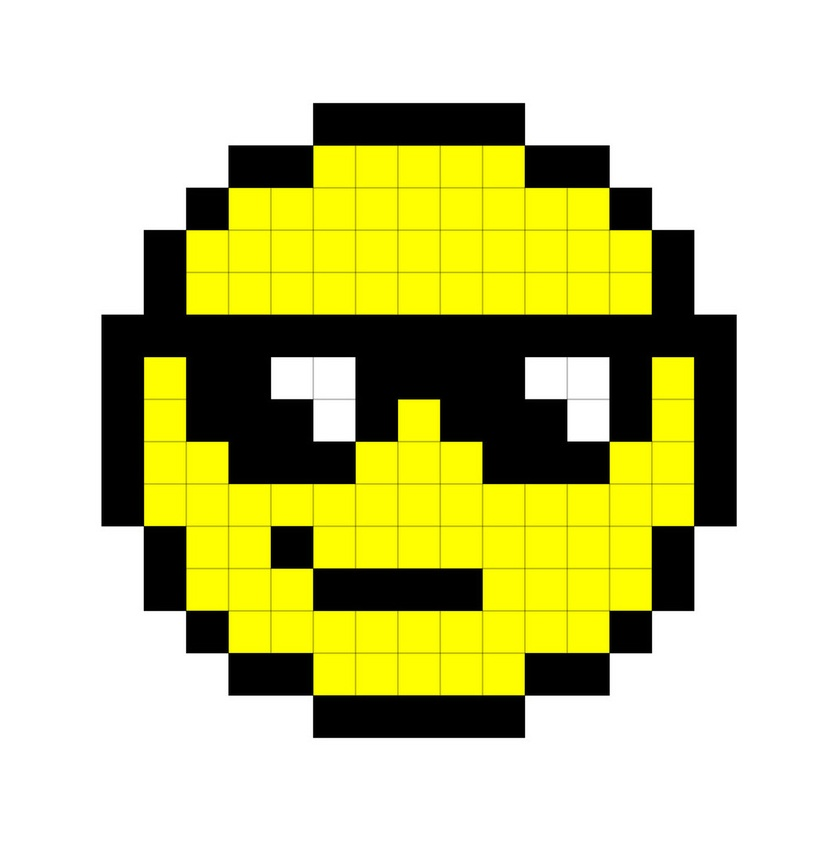
#> input picture images/input6.jpg, 839 x 841 px, shrunk from 991 x 994 before the run
$ python imageToGrayAscii.py
#> lines starting #> are read from the running program, lines starting #| are printed output that depends on the picture
# import required libraries
from importlib.resources import path
from statistics import variance
from tkinter import Variable
import cv2 as cv
import numpy as np
from PIL import Image, ImageDraw, ImageOps, ImageFont
from cv2 import waitKey

# character set to be taken into account for displaying ascii art
char_set = {
  "standard": "@%#*+=-:. ",
  "complex": "$@B%8&WM#*oahkbdpqwmZO0QLCJUYXzcvunxrjft/\|()1{}[]?-_+~<>i!lI;:,\"^`'. "
}

# function to define the attributes of the data displayed
def get_data(mode):
  font = ImageFont.truetype("fonts\DejaVuSansMono.ttf", size = 10)
  scale = 2
  char_list = char_set[mode]
  return char_list, font, scale

# main funtion
def main():
  # path to be taken as input by the user
  path = input('Enter input image path: ')
#> the answer given: images/input6.jpg
  if path == '':
    path = '.\images\input6.jpg'      #default path

  bg = 'black'
  if bg == 'white':
    bg_code = 255
  else:
    bg_code = 0

  char_list, font, scale = get_data("complex")
  char_count = len(char_list)
  col = 120
  # reading image from the given path on a grayscale
  gray_img = cv.imread(path, 0)
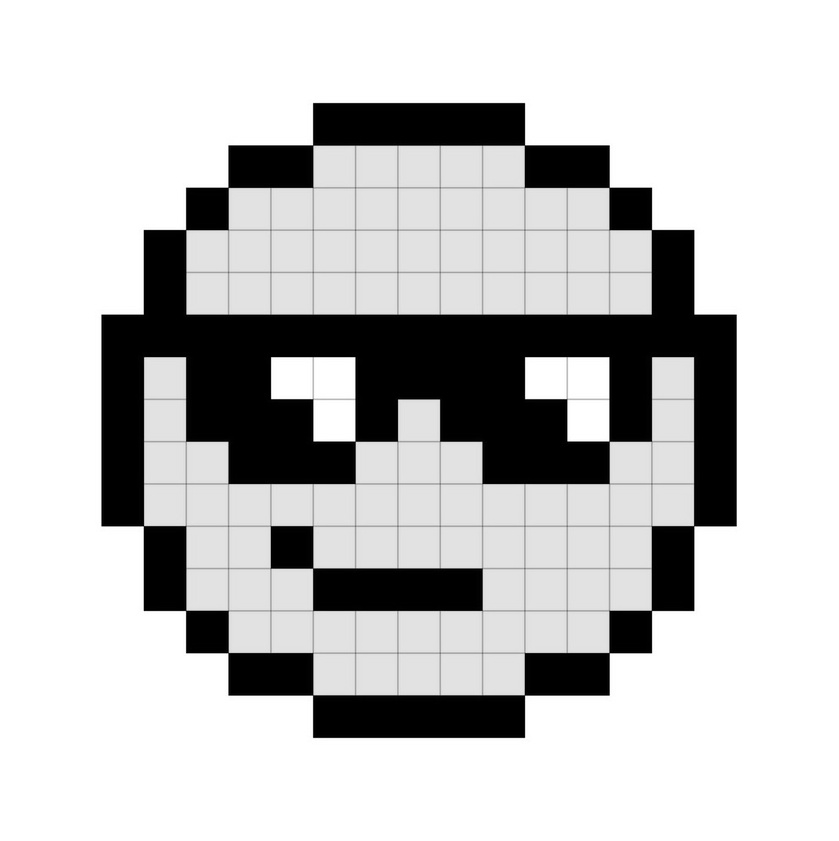
#> gray_img: shape (841, 839); min 0, max 255, mean 195.9

  # calculating height and width of input image
  height, width = gray_img.shape
#> height = 841; width = 839
  # calculating height and width of a pixel
  base_w = width / col
#> base_w = 6.99
  base_h = scale * base_w
#> base_h = 13.98
  row = int(height / base_h)
#> row = 60

  if col > width or row > height:
    print("Choosing default dimensions since out of range")
    base_h = 12
    base_w = 6
    col = int(width / base_w)
    row = int(height / base_h)

  # calculating height and width of a character
  char_w, char_h = font.getsize("A")

  # calculating height and width of final image
  res_w = char_w * col
  res_h = scale * char_h * row
#> res_h = 1200
  res1 = Image.new("L", (res_w, res_h), bg_code)
#> res1: PIL image 840x1200 L; every value is 0
  draw = ImageDraw.Draw(res1)

  for i in range(row):
    min_h = min(int((i+1)*base_h), height)
    pixeli = int(i*base_h)
    line = "".join([char_list[min(int(np.mean(gray_img[pixeli:min_h, int(j*base_w):min(int((j+1)*base_w), width)]) / 255*char_count), char_count-1)] for j in range(col)]) + "\n"
    draw.text((0, i*char_h), line, fill = 255 - bg_code, font = font)

  if bg == "white":
    partial_img = ImageOps.invert(res1).getbbox()
  else:
    partial_img = res1.getbbox()
#> partial_img = (43, 73, 637, 531)

  res1 = res1.crop(partial_img)
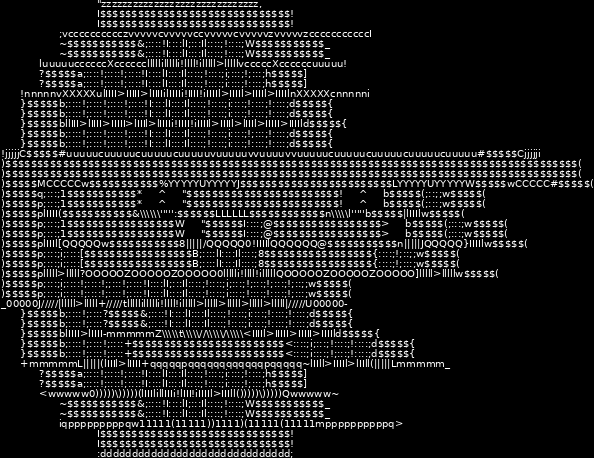
#> res1: PIL image 594x458 L; min 0, max 255, mean 30

  # saving image in the images folder
  res1.save("./images/res1.jpg")

  # converting image to a numpy array
  output = np.array(res1)
  cv.imshow("Output", output)
  cv.waitKey(0)
  cv.destroyAllWindows()

if __name__ == '__main__':
  main()

$ run again, with images/input3.jpg copied over images/input6.jpg
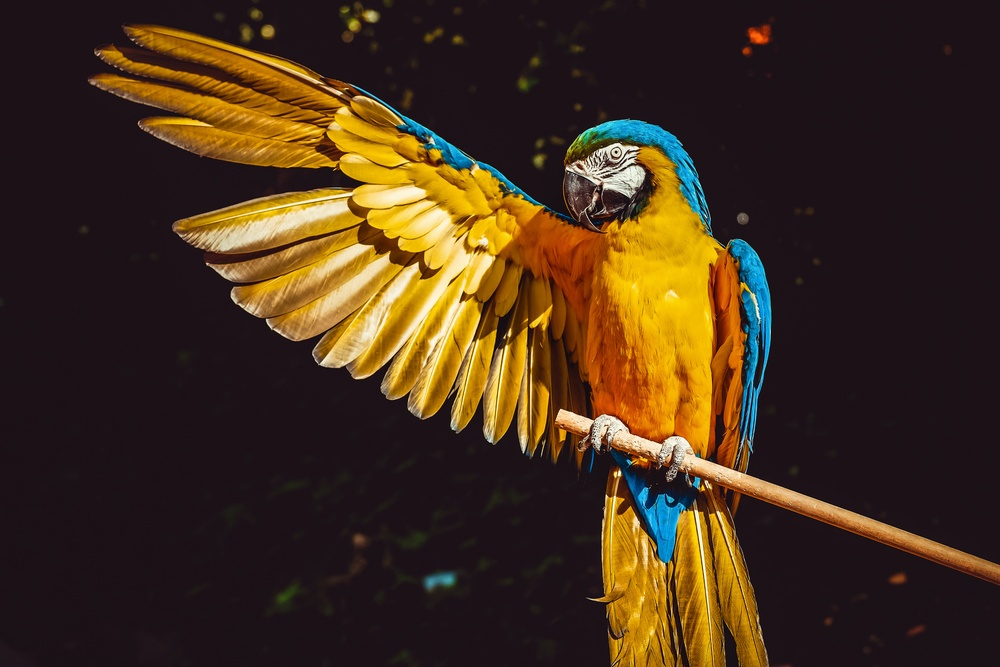
#> input picture images/input3.jpg, 1000 x 667 px, shrunk from 4896 x 3264 before the run
#> in main, `gray_img = cv.imread(path, 0)`:
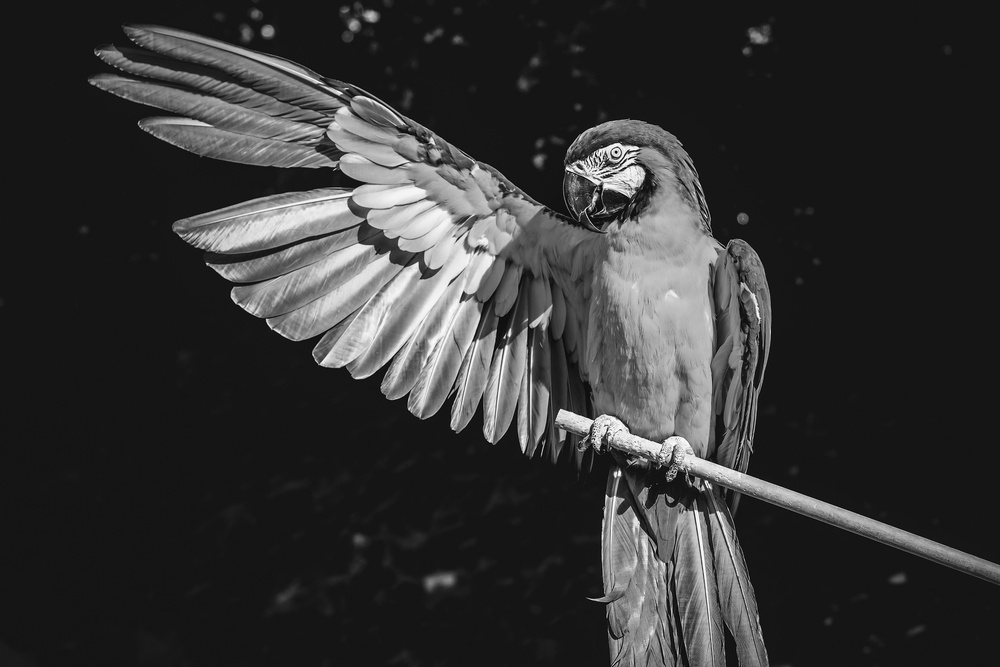
#> gray_img: shape (667, 1000); min 0, max 255, mean 52
#> partial_img = (0, 2, 840, 402)
#> in main, `res1 = res1.crop(partial_img)`:
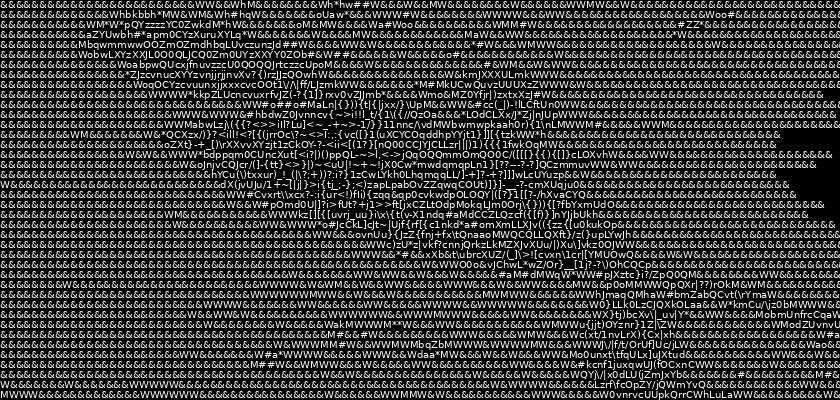
#> res1: PIL image 840x400 L; min 0, max 255, mean 57.6

$ run again, with images/input4.jpg copied over images/input6.jpg
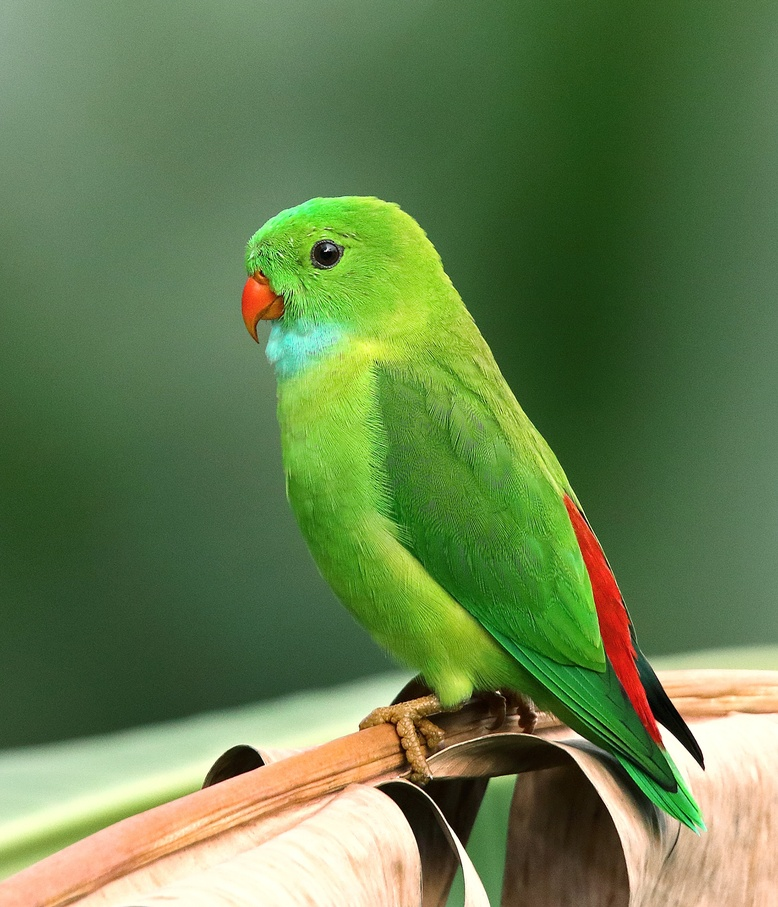
#> input picture images/input4.jpg, 778 x 907 px, shrunk from 2250 x 2625 before the run
#> in main, `gray_img = cv.imread(path, 0)`:
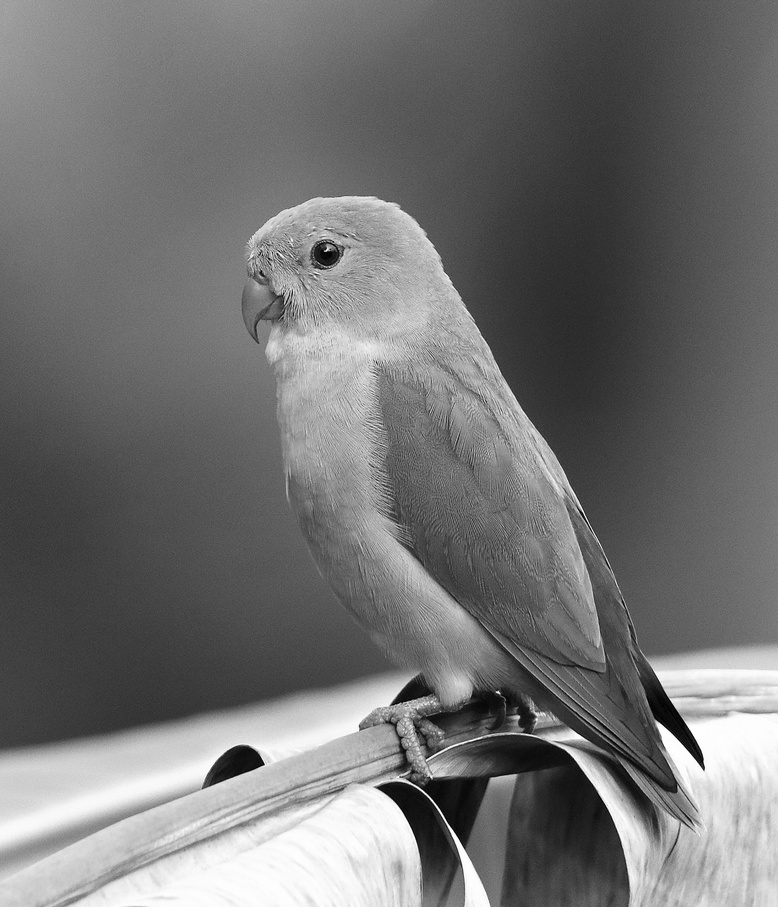
#> gray_img: shape (907, 778); min 0, max 255, mean 114
#> partial_img = (0, 2, 792, 692)
#> in main, `res1 = res1.crop(partial_img)`:
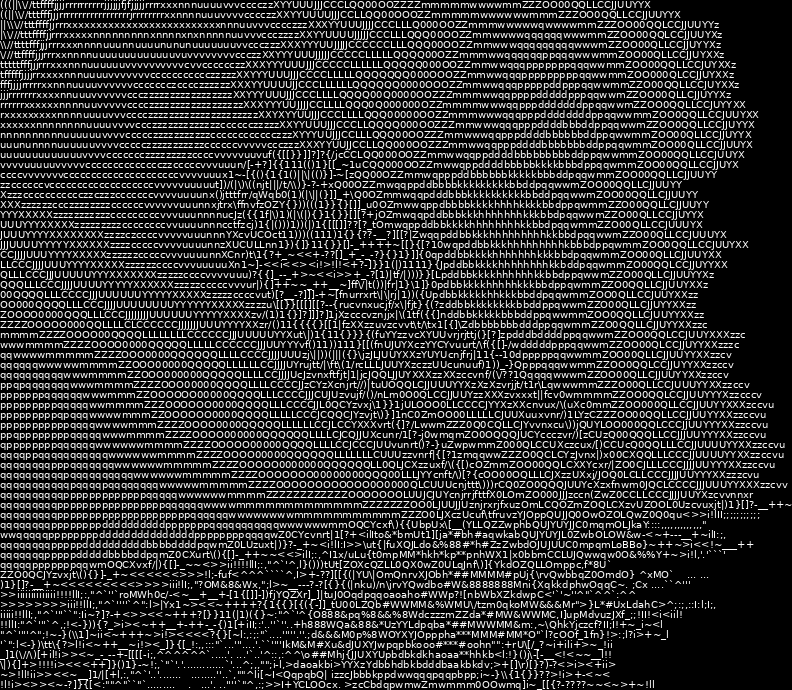
#> res1: PIL image 792x690 L; min 0, max 255, mean 47.4

$ run again, with images/input5.jpg copied over images/input6.jpg
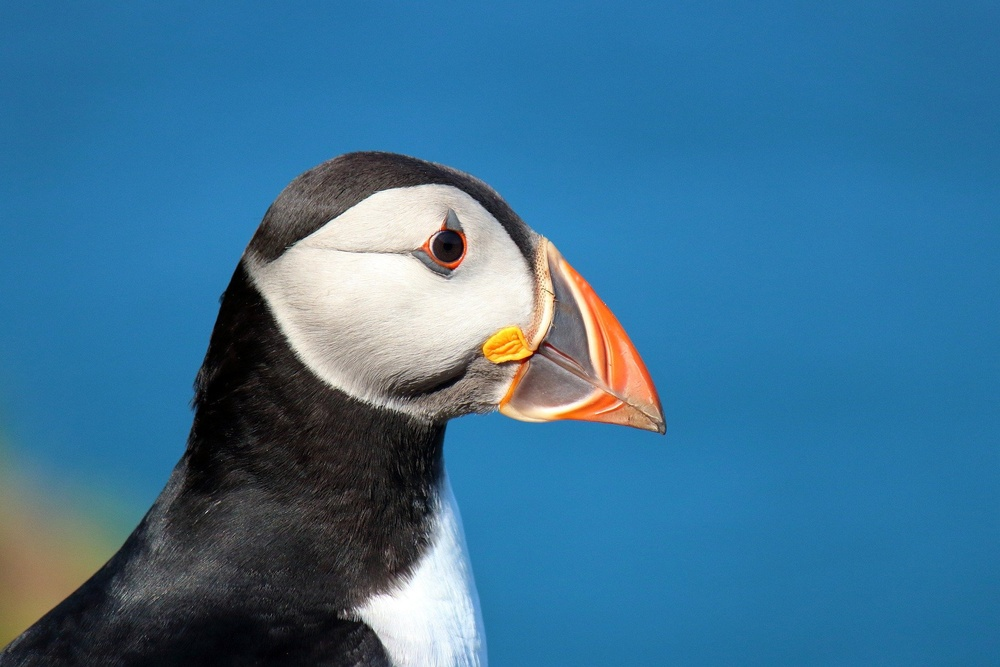
#> input picture images/input5.jpg, 1000 x 667 px, shrunk from 1920 x 1280 before the run
#> in main, `gray_img = cv.imread(path, 0)`:
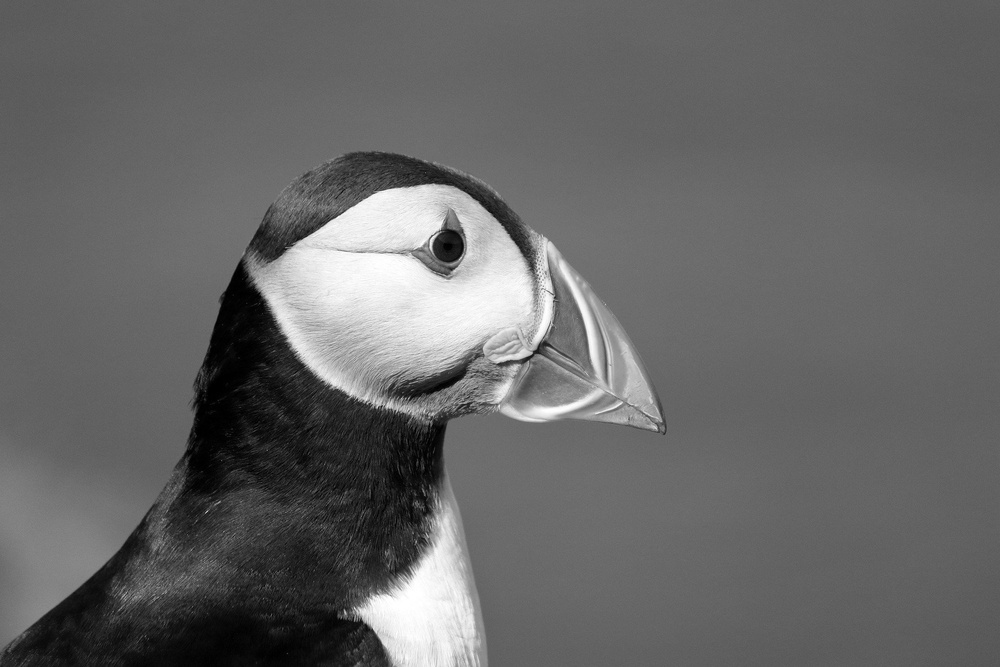
#> gray_img: shape (667, 1000); min 0, max 255, mean 102.4
#> partial_img = (0, 3, 785, 402)
#> in main, `res1 = res1.crop(partial_img)`:
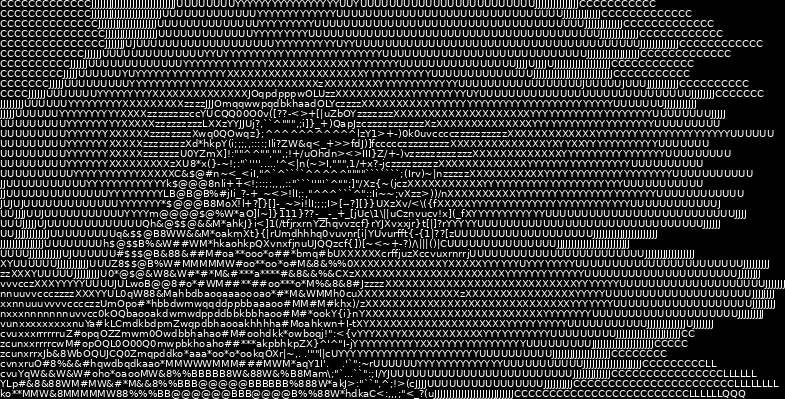
#> res1: PIL image 785x399 L; min 0, max 255, mean 49.8
